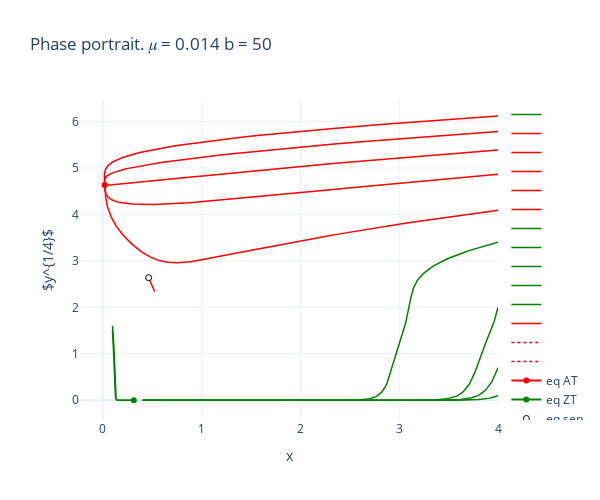

Here is the notebook cell this chart was saved with:
### Code cell
b_const = 50

H = 0.01
y_paths_starts = np.concatenate([
    np.linspace(0.1**4, 1400, 6),
    [0.7**4, 3.4**4, 2**4]
])
params = bless_params | {b: b_const}
eqs = get_eqs(params)
united_eqs = sorted(union_same_solutions(eqs))
# print(united_eqs)
eq_at, eq_zt, eq_sep = united_eqs

starts = (list(product([4], y_paths_starts))
          + [
              (0.1, 1.6**4),
             (0.1, 1.5**4),
             (eq_sep[0], eq_sep[1]-0.001)]
          )
fig = compute_phase_portrait(b_const, paths_starts=starts, num_steps=1000)


separatrix_starts = [(eq_sep[0]+0.001, eq_sep[1]), (eq_sep[0]-0.001, eq_sep[1])]
separatrix_paths = get_separatrix_paths(
    bless_params | {b: b_const}, separatrix_starts)


fig = add_separatrix(fig, separatrix_paths)

plot_eq(eq_at, fig, 'red', 'eq AT')
plot_eq(eq_zt, fig, 'green', 'eq ZT')
plot_eq(eq_sep, fig, 'white', 'eq sep')



fig.show()

### Figure 1 — Plotly figure (JSON) as saved in the notebook; plotly's stock layout.template omitted (floating-point values rounded to 4 significant figures; data arrays with more than 128 entries replaced by an {"elided": "..."} marker saying what was removed)
{"data": [{"line": {"color": "green", "width": 1.5}, "mode": "lines", "name": "", "type": "scatter", "x": {"elided": "1000 float values"}, "y": {"elided": "1000 float values"}}, {"line": {"color": "red", "width": 1.5}, "mode": "lines", "name": "", "type": "scatter", "x": {"elided": "1000 float values"}, "y": {"elided": "1000 float values"}}, {"line": {"color": "red", "width": 1.5}, "mode": "lines", "name": "", "type": "scatter", "x": {"elided": "1000 float values"}, "y": {"elided": "1000 float values"}}, {"line": {"color": "red", "width": 1.5}, "mode": "lines", "name": "", "type": "scatter", "x": {"elided": "1000 float values"}, "y": {"elided": "1000 float values"}}, {"line": {"color": "red", "width": 1.5}, "mode": "lines", "name": "", "type": "scatter", "x": {"elided": "1000 float values"}, "y": {"elided": "1000 float values"}}, {"line": {"color": "red", "width": 1.5}, "mode": "lines", "name": "", "type": "scatter", "x": {"elided": "1000 float values"}, "y": {"elided": "1000 float values"}}, {"line": {"color": "green", "width": 1.5}, "mode": "lines", "name": "", "type": "scatter", "x": {"elided": "1000 float values"}, "y": {"elided": "1000 float values"}}, {"line": {"color": "green", "width": 1.5}, "mode": "lines", "name": "", "type": "scatter", "x": {"elided": "1000 float values"}, "y": {"elided": "1000 float values"}}, {"line": {"color": "green", "width": 1.5}, "mode": "lines", "name": "", "type": "scatter", "x": {"elided": "1000 float values"}, "y": {"elided": "1000 float values"}}, {"line": {"color": "green", "width": 1.5}, "mode": "lines", "name": "", "type": "scatter", "x": {"elided": "1000 float values"}, "y": {"elided": "1000 float values"}}, {"line": {"color": "green", "width": 1.5}, "mode": "lines", "name": "", "type": "scatter", "x": {"elided": "1000 float values"}, "y": {"elided": "1000 float values"}}, {"line": {"color": "red", "width": 1.5}, "mode": "lines", "name": "", "type": "scatter", "x": {"elided": "1000 float values"}, "y": {"elided": "1000 float values"}}, {"line": {"color": "red", "dash": "dot", "width": 1.5}, "mode": "lines", "name": "", "type": "scatter", "x": {"elided": "1000 float values"}, "y": {"elided": "1000 float values"}}, {"line": {"color": "red", "dash": "dot", "width": 1.5}, "mode": "lines", "name": "", "type": "scatter", "x": {"elided": "1000 float values"}, "y": {"elided": "1000 float values"}}, {"line": {"color": "red"}, "name": "eq AT", "type": "scatter", "x": [0.02058], "y": [4.633]}, {"line": {"color": "green"}, "name": "eq ZT", "type": "scatter", "x": [0.3155], "y": [0]}, {"marker": {"color": "white", "line": {"color": "black", "width": 1}}, "name": "eq sep", "type": "scatter", "x": [0.4654], "y": [2.638]}], "layout": {"height": 500, "title": {"text": "Phase portrait. 𝜇 = 0.014 b = 50"}, "width": 600, "xaxis": {"autorange": true, "range": [-0.2288, 4], "showspikes": false, "title": {"text": "x"}, "type": "linear"}, "yaxis": {"autorange": true, "range": [-0.425, 6.461], "showspikes": false, "title": {"text": "$y^{1/4}$"}, "type": "linear"}}}
